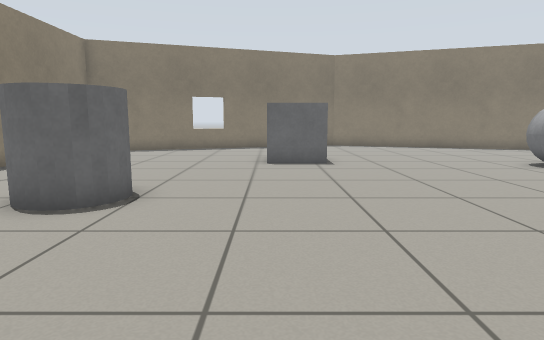
[1] (above)

17 first-person views from a walk through a Gazebo world. The camera is 0.72 m above the floor, tilts 8° down and sees 75° across. The floor is counted in squares, 0.5 m on a side. Each view is taken from the middle of a square. On the plan, view 1 faces up. The plan holds only what a view shows up to about 15 squares ahead; the rest is blank.

[2]
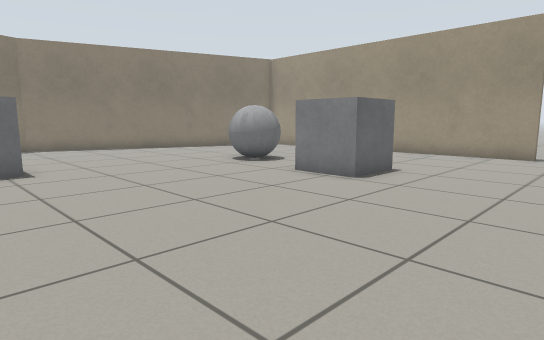

[3]
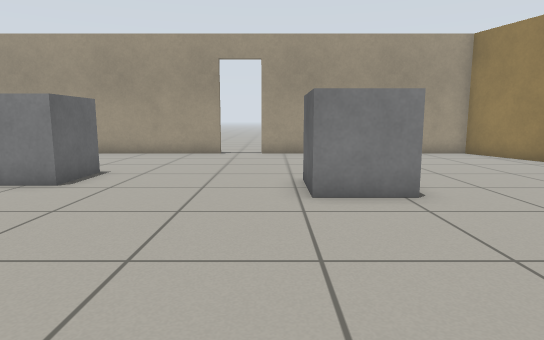

[4]
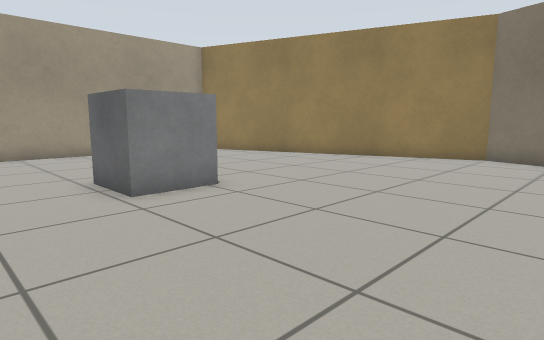

[5]
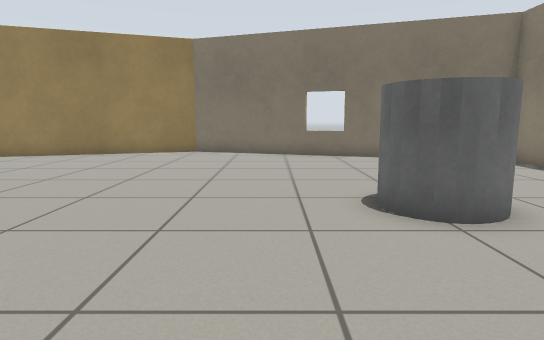

[6]
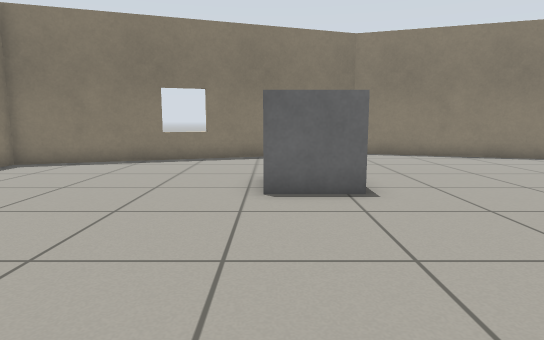

[7]
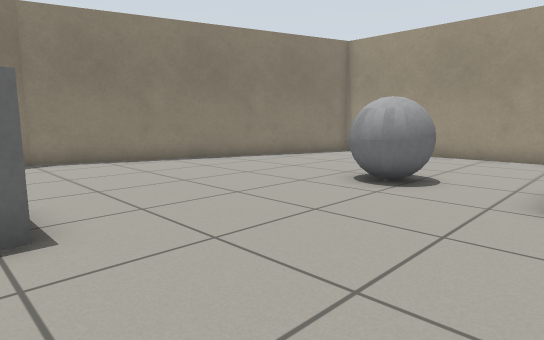

[8]
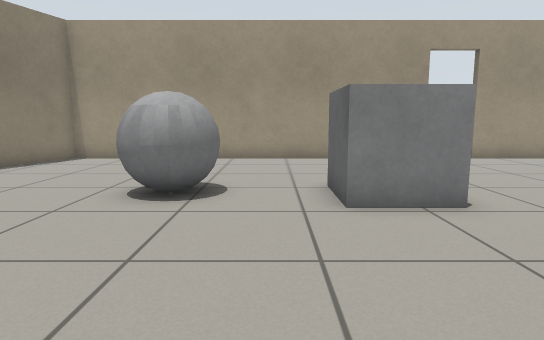

[9]
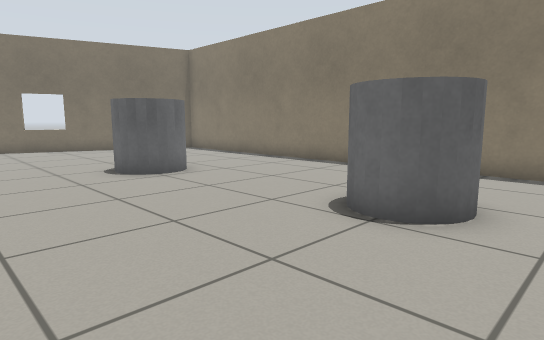

[10]
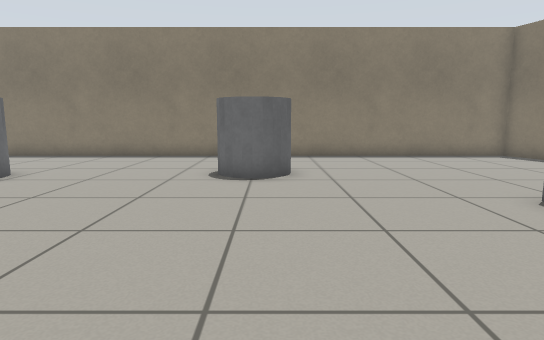

[11]
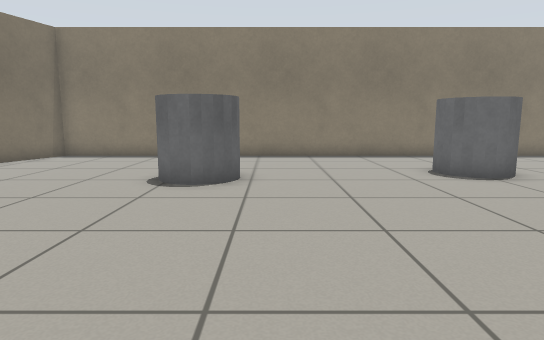

[12]
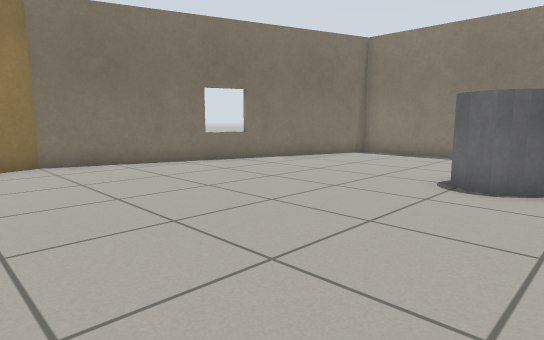

[13]
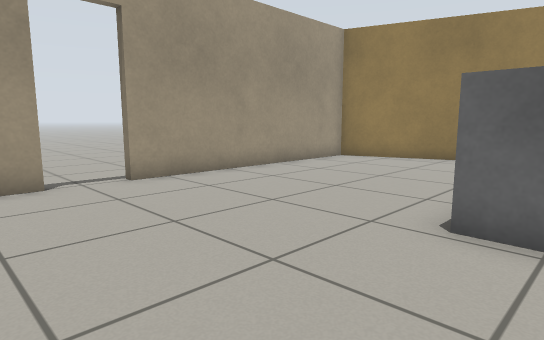

[14]
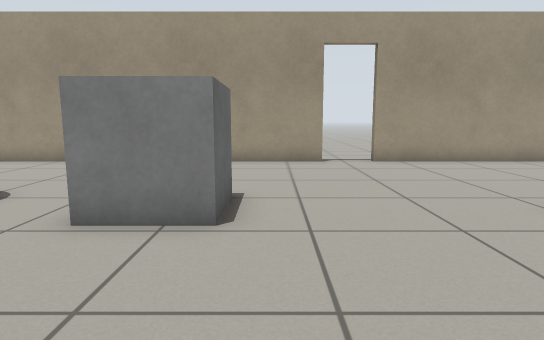

[15]
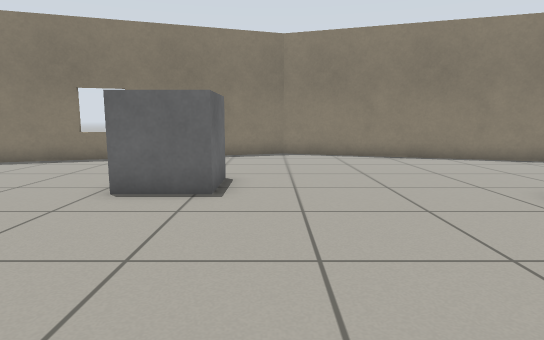

[16]
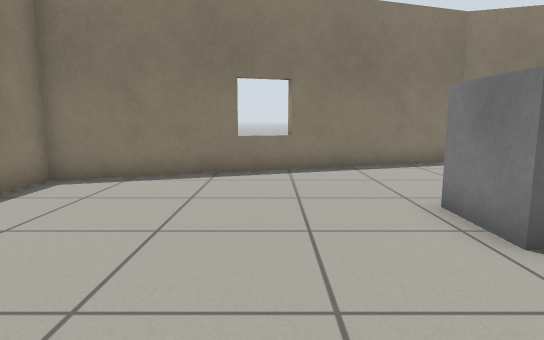

[17]
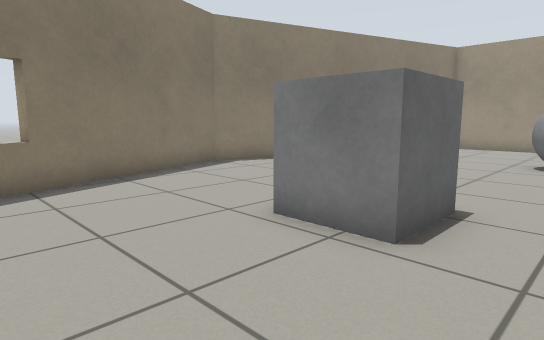

### Floor plan
Points are (right, up) in squares from view 1. A wall is a line through its corners. A room is listed if a view was taken in it or the views show most of it. See-through windows are left out.
Room 1 (views 1, 2, 3, 4, 5, 6, 7, 8, 9, 10, 11, 12, 13, 14, 15, 16, 17)
walls: (15.3, 3.2) (15.3, 16.4) (3.5, 20.3) (-8.4, 16.4) (-8.4, -7.4) (3.5, -11.3) (15.3, -7.4) (15.3, 1.4)
ways out: open door at (15.5, 2.5)
objects: grey cylinder (-4, -2) to (-2, 0); grey cylinder (-4, 6) to (-3, 7); grey box (0, 12) to (2, 14); grey box (7, -2) to (8, 0); grey box (8, 6) to (9, 8); grey ball (8, 10) to (10, 12)

Positions as (right, up) in squares from view 1, and headings:
1: (0, 0), facing up
2: (0, 1), facing up-right
3: (0, 1), facing right
4: (0, 3), facing down-right
5: (0, 5), facing down
6: (0, 5), facing up
7: (1, 7), facing up-right
8: (2, 9), facing right
9: (2, 9), facing down-left
10: (6, 7), facing left
11: (6, 1), facing left
12: (6, 1), facing down-left
13: (7, 5), facing down-right
14: (3, 5), facing right
15: (3, 5), facing up
16: (-3, 8), facing up
17: (-4, 10), facing up-right
